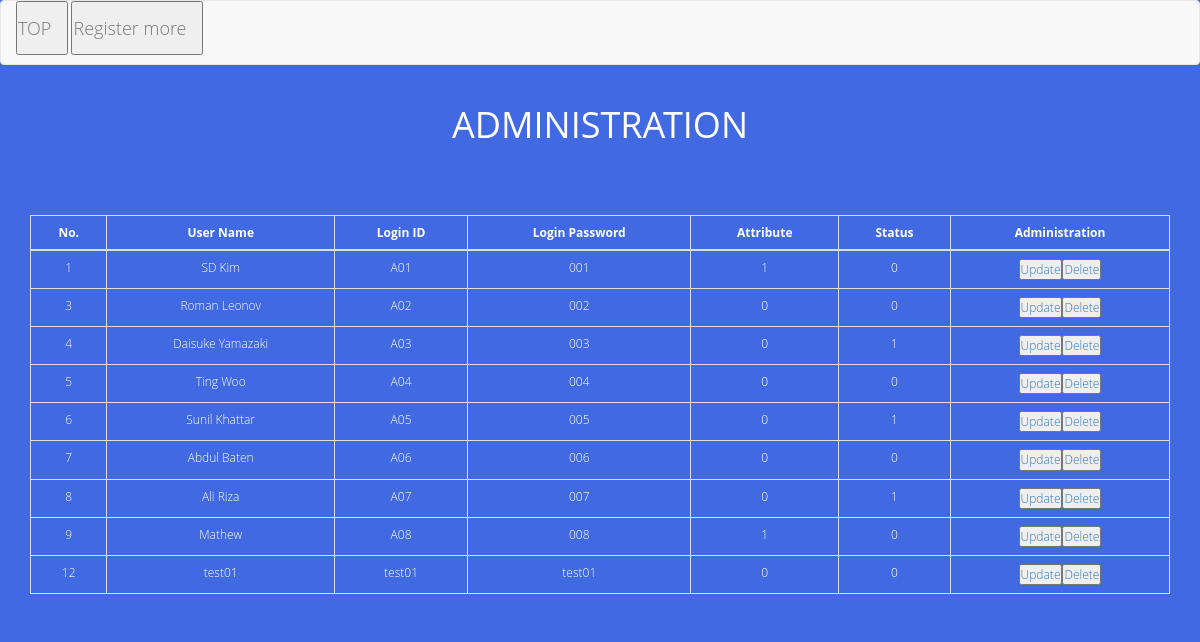
The page /a_select.php (signed in) on the database its author committed.
### tables this page shows
CREATE TABLE IF NOT EXISTS `gs_user_table` (
  `id` int(12) NOT NULL AUTO_INCREMENT,
  `name` varchar(64) NOT NULL,
  `lid` varchar(128) NOT NULL,
  `lpw` varchar(64) NOT NULL,
  `kanri_flg` int(1) NOT NULL,
  `life_flg` int(1) NOT NULL,
  PRIMARY KEY (`id`)
);

### a_select.php (the view, shortened to what this page needs)
<?php
$pdo = db_con();
$stmt = $pdo->prepare("SELECT * FROM gs_user_table");
$status = $stmt->execute();
$view="";
if($status==false){
  $error = $stmt->errorInfo();
  exit("ErrorQuery:".$error[2]);
}else{
  while( $result = $stmt->fetch(PDO::FETCH_ASSOC)){
    $view .= '<tr>';
    $view .= '<td>'.$result["id"].'</td>';
    $view .= '<td>'.$result["name"].'</td>';
    $view .= '<td>'.$result["lid"].'</td>';
    $view .= '<td>'.$result["lpw"].'</td>';
    $view .= '<td>'.$result["kanri_flg"].'</td>';
    $view .= '<td>'.$result["life_flg"].'</td>';
    $view .= '<td>'.'<button><a href="a_detail.php?id='.$result["id"].'">';
    $view .= 'Update';
    $view .= '</a></button>';
    $view .= '<button><a href="a_delete.php?id='.$result["id"].'">';
    $view .= 'Delete';
    $view .= '</a></button>'.'</td>';
    $view .= '</tr>';
  }
}
?>
    <!DOCTYPE html>
    <html lang="ja">
    <head>
        <link href="css/bootstrap.min.css" rel="stylesheet">
        <link rel="stylesheet" href="css/style.css">
    </head>
    <body id="main">
        <header>
            <nav class="navbar navbar-default">
                <div class="container-fluid">
                    <div class="navbar-header">
                        <button><a class="navbar-brand" href="index.php">TOP</a></button>
                        <button><a class="navbar-brand" href="a_index.php">Register more</a></button>
                    </div>
                </div>
            </nav>
            <h1>ADMINISTRATION</h1>
        </header>
        <div class="container">
            <table class="table table-bordered">
               <thead>
                <tr>
                    <th>No.</th>
                    <th>User Name</th>
                    <th>Login ID</th>
                    <th>Login Password</th>
                    <th>Attribute</th>
                    <th>Status</th>
                    <th>Administration</th>
                </tr>
                </thead>
                <tbody>
                <?=$view?>
                </tbody>
            </table>
        </div>
    </body>
    </html>

### css/style.css (style rules this page uses)
* { margin:0; padding:0; box-sizing:border-box; -webkit-box-sizing:border-box; -moz-box-sizing:border-box; -webkit-font-smoothing:antialiased; -moz-font-smoothing:antialiased; -o-font-smoothing:antialiased; font-smoothing:antialiased; text-rendering:optimizeLegibility; }
body { background-color: #4169E1; font-family:"Open Sans", Helvetica, Arial, sans-serif; font-weight:300; font-size: 12px; line-height:30px; color:#777; }
h1 { color: #fff; text-align: center; margin-top: 40px; margin-bottom: 70px; }
table { color: #fff; text-align: center; }
th { text-align: center; }

### rows shown on the page
gs_user_table: id "1", name "SD Kim", lid "A01", lpw "001", kanri_flg "1", life_flg "0", value "Update Delete"
gs_user_table: id "3", name "Roman Leonov", lid "A02", lpw "002", kanri_flg "0", life_flg "0", value "Update Delete"
gs_user_table: id "4", name "Daisuke Yamazaki", lid "A03", lpw "003", kanri_flg "0", life_flg "1", value "Update Delete"
gs_user_table: id "5", name "Ting Woo", lid "A04", lpw "004", kanri_flg "0", life_flg "0", value "Update Delete"
gs_user_table: id "6", name "Sunil Khattar", lid "A05", lpw "005", kanri_flg "0", life_flg "1", value "Update Delete"
gs_user_table: id "7", name "Abdul Baten", lid "A06", lpw "006", kanri_flg "0", life_flg "0", value "Update Delete"
gs_user_table: id "8", name "Ali Riza", lid "A07", lpw "007", kanri_flg "0", life_flg "1", value "Update Delete"
gs_user_table: id "9", name "Mathew", lid "A08", lpw "008", kanri_flg "1", life_flg "0", value "Update Delete"
gs_user_table: id "12", name "test01", lid "test01", lpw "test01", kanri_flg "0", life_flg "0", value "Update Delete"
